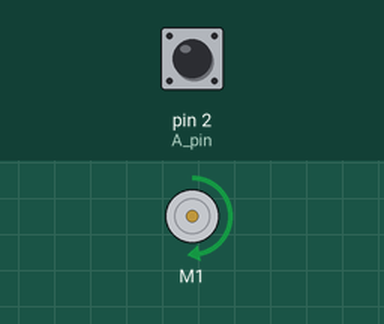
This sketch was run on a simulated Arduino Uno, built with avr-gcc and run on an emulated ATmega328P. Parts: DC motor (green arrow = forward, orange = backward, longer = faster). Inputs (shaded band) come from the test bench; at power-on: pin 2 (A_pin) HIGH. What the sketch prints to the serial monitor is not drawn.

Above: at 0.1 s.
Timing chart, 0 to 1.6 s (numbered marks = the images above):
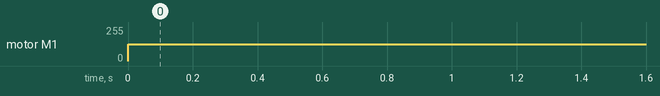

Measured:
- by itself, motor M1: stopped → forward 127/255 at 0.00 s

The sketch:

pololu_encoder_test.ino
```cpp
#include "DualMC33926MotorShield.h"

#define A_pin 2
#define B_pin 5
#define num_ticks 1440

int motorspeed = 0;
float angle;
volatile int counter;
volatile int counterA;
volatile int counterB;
volatile int counterC;
double time;
double ptime;
float kp = 2;
float ki = 0.005;
float target_angle = 90;

// initiate the motor shield
DualMC33926MotorShield md;

void setup() {
  Serial.begin(9600);
  pinMode(A_pin, INPUT);
  pinMode(B_pin, INPUT);
  // enable internal pullup resistors
  digitalWrite(A_pin, 1);
  digitalWrite(B_pin, 1);
  // using encoders
  attachInterrupt(0, ISRchanA, CHANGE);
//  attachInterrupt(1, ISRchanB, CHANGE);
  // Start motor shield
  md.init();
}

void loop() {
  angle = (counter % num_ticks) / 4.;
  md.setM1Speed(200);

  time = millis();
  if (time - ptime > 500) {
    Serial.println(counter);
    Serial.println(counterA);
//    Serial.println(counterB);
//    Serial.println(counterC);
    Serial.println("");
    ptime = time;
  }
}

void ISRchanA()
{
  if (digitalRead(A_pin) == digitalRead(B_pin)) {
    counter++;
  } else {
    counterA--;
  }
}

void ISRchanB()
{
  if (digitalRead(A_pin) == digitalRead(B_pin)) {
    counterB--;
  } else {
    counterC++;
  }
}
```
